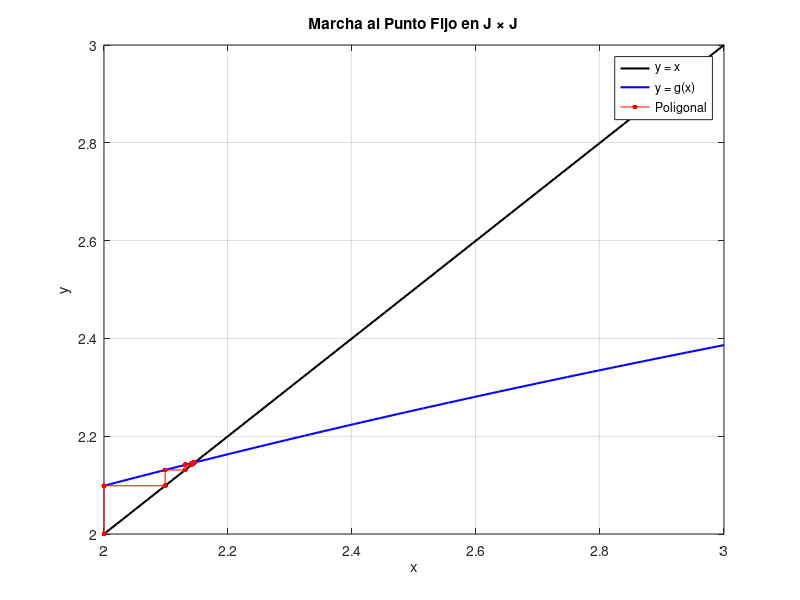

Recreate this plot in MATLAB.
% =========================================================================
% --- PARTE 2: Método de Newton ---
% =========================================================================

g = @(x) log(x+1) + 1;
a = 2; % Extremo izquierdo de J
x_pf(1) = a;
tol = 1e-6;


% Iteraciones
for k = 1:50
    x_pf(k+1) = g(x_pf(k));
    if abs(x_pf(k+1) - x_pf(k)) < tol
        fprintf('Punto fijo convergió en %d iteraciones. Raíz r = %.7f\n', k, x_pf(k+1));
        break;
    end
end


% Gráfica de la "marcha al punto fijo atractor" (Telaraña / Cobweb)
figure;
t = linspace(2, 3, 100);
plot(t, t, 'k-', 'LineWidth', 1.5); hold on; % Función identidad
plot(t, g(t), 'b-', 'LineWidth', 1.5);       % Función g(x)


% Trazado de la poligonal
% Vértices: (x0, x0), (x0, x1), (x1, x1), (x1, x2), ...
px = [x_pf(1)]; py = [x_pf(1)]; % Empezamos en (a, x0) que es (x0, x0)
for i = 1:length(x_pf)-1
    px = [px, x_pf(i), x_pf(i+1)];
    py = [py, x_pf(i+1), x_pf(i+1)];
end
plot(px, py, 'r.-', 'MarkerSize', 12);
title('Marcha al Punto Fijo en J \times J');
xlabel('x'); ylabel('y');
legend('y = x', 'y = g(x)', 'Poligonal');
grid on; hold off;

% =========================================================================
% --- PARTE 2: Método de Newton ---
% =========================================================================

f = @(x) log(x+1) - x + 1;
df = @(x) 1./(x+1) - 1;


x_newton(1) = -0.99; % Valor inicial x0
E = []; % Vector para guardar los errores


fprintf('\n--- Método de Newton ---\n');
for k = 1:15
    % Iteración de Newton
    x_newton(k+1) = x_newton(k) - f(x_newton(k))/df(x_newton(k));

    % Cálculo del error Ek
    E(k) = abs(x_newton(k+1) - x_newton(k));

    % Verificación Ek+1 ≈ 4*Ek^2 (se calcula a partir de k=2)
    if k > 1
        relacion = E(k) / (E(k-1)^2);
        fprintf('Iteración %d: E_%d / E_%d^2 = %.4f\n', k, k, k-1, relacion);
    end

    % Corte por máxima precisión (usamos eps que es la precisión de la máquina)
    if E(k) < eps
        break;
    end
end


fprintf('Raíz negativa aproximada: %.15f\n', x_newton(end));
